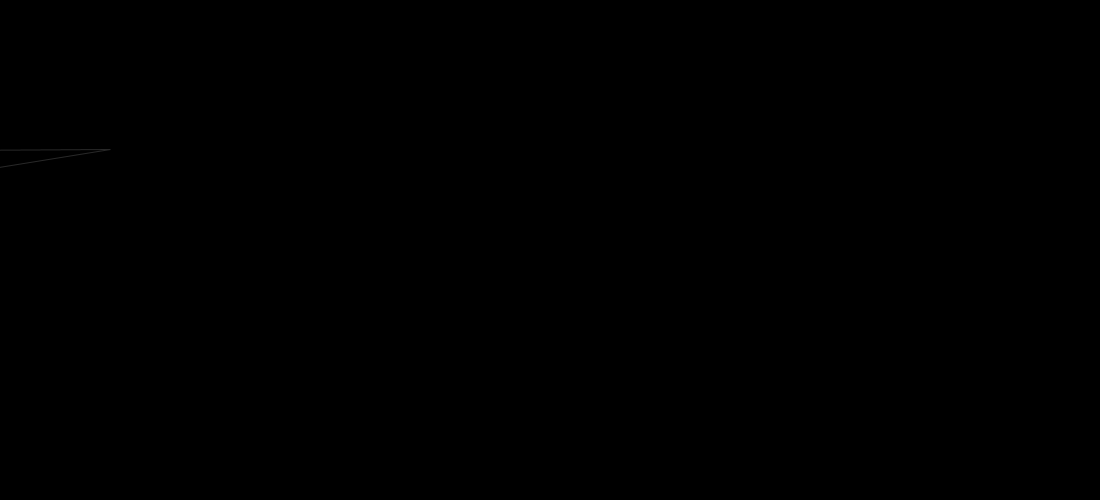
Frame 1 (no input)
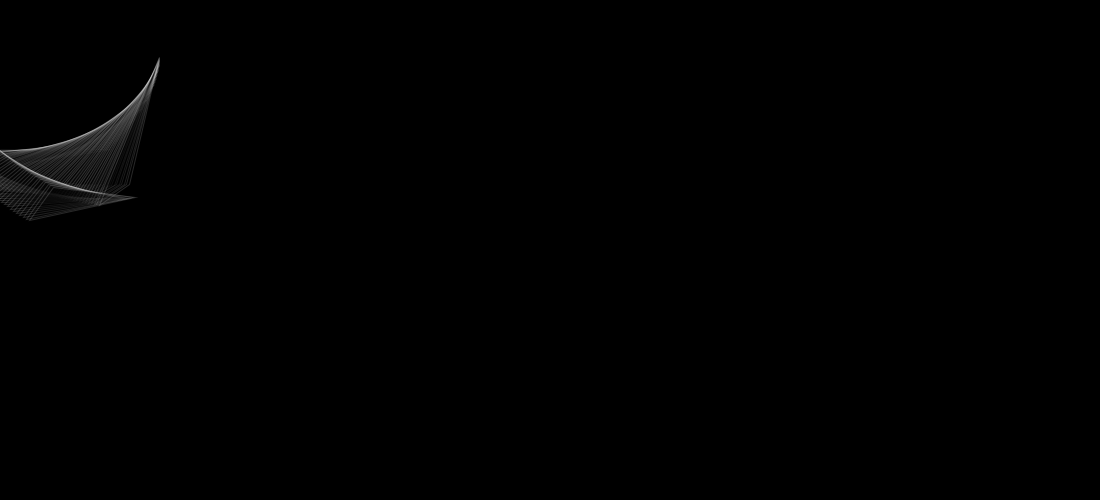
Frame 60 (the mouse pressed at the canvas centre just before this capture)
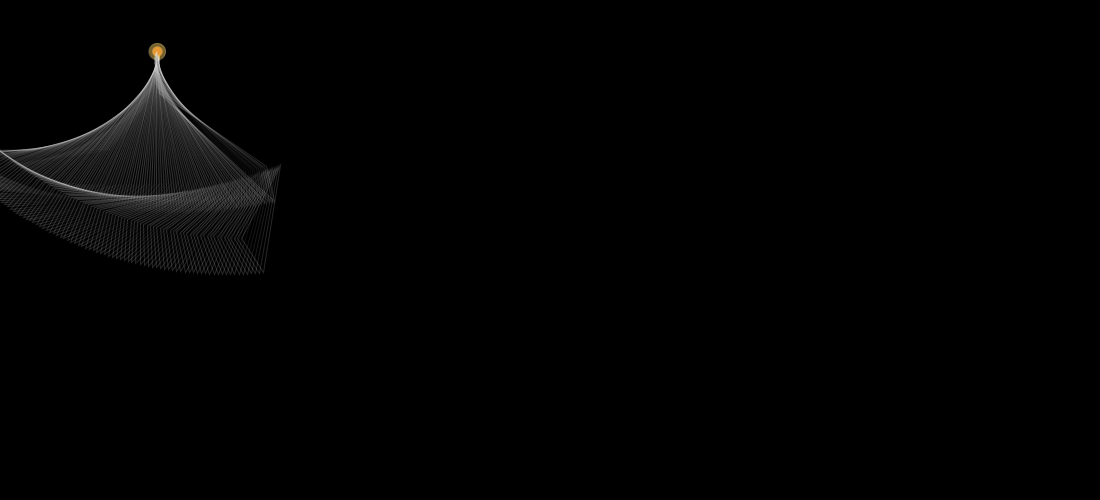
Frame 120 (the mouse held since frame 60 and released just before this capture)

The Processing sketch that drew these frames (run headless with seeded random() and noise(); from frame 60 on, the mouse is pressed at the canvas centre):

// Processing sketch: mountains
// ── mountains.pde
float speed = 2;
float d_y;
float d_x;
float d_angle;
float inclinaison = 0.15;
float angle = 0.0;
float y = 3*height/2;
float x = 0;

float previous_t1_1 = 0.0;
float previous_t1_2 = 0.0;
float previous_t2_1 = 0.0;
float previous_t2_2 = 0.0;
float current_t1;
float current_t2;

PShape t1;
PShape t2;

void setup() {
  background(0);
  size(1100, 500);
  smooth();
  noStroke();
}

void draw() {

  // draw mountains
  if (y < height) {
    draw_mountains();
  }
}

void draw_mountains() {

  fill(0, 30);
  stroke (255, 40);
  angle = angle - 0.02;

  translate(x, y); //set the y coordinate of the circle
  rotate(angle); 

  t1 = createShape(TRIANGLE, -50, -50, -30, 30, -90, -60);
  t2 = createShape(TRIANGLE, -50, 0, -20, 20, 110, 2);
  shape(t1);
  shape(t2);

  fire_on();

  // update x and y for next rendering
  x = x + speed;
  y = y + inclinaison;

  if (x > width) {
    inclinaison = -inclinaison;
    d_y = random(20, 40);
    d_x = random(-50, -500);
    x = d_x;
    y = y + d_y;
  }
}

void fire_on() {

  // detect local extrema of triangles
  //fill(240, 127, 19, 140);
  current_t1 = screenX(-90, -60);
  current_t2 = screenY(110, 2);

  if (previous_t1_1 < previous_t1_2 && previous_t1_1 < current_t1) {
    fill(128, 9, 9);
    circle(-94, -68, 7);
    fill(240, 127, 19, 200);
    circle(-94, -68, 10);
    fill(253, 207, 88, 120);
    circle(-94, -68, 17);
  }
  previous_t1_2 = previous_t1_1;
  previous_t1_1 = current_t1;

  if (previous_t2_1 < previous_t2_2 && previous_t2_1 < current_t2) {
    fill(128, 9, 9);
    circle(110, 2, 7);
    fill(240, 127, 19, 200);
    circle(110, 2, 10);
    fill(253, 207, 88, 120);
    circle(110, 2, 17);
  }
  previous_t2_2 = previous_t2_1;
  previous_t2_1 = current_t2;
}
